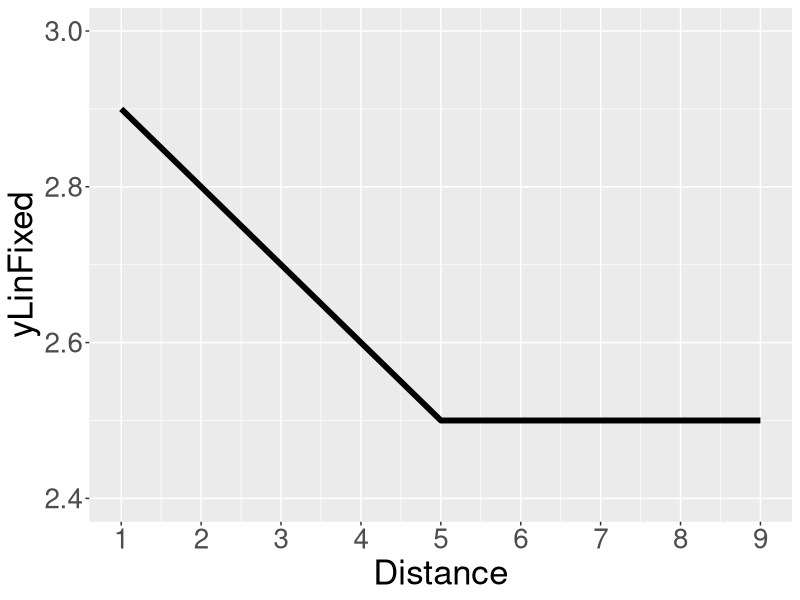
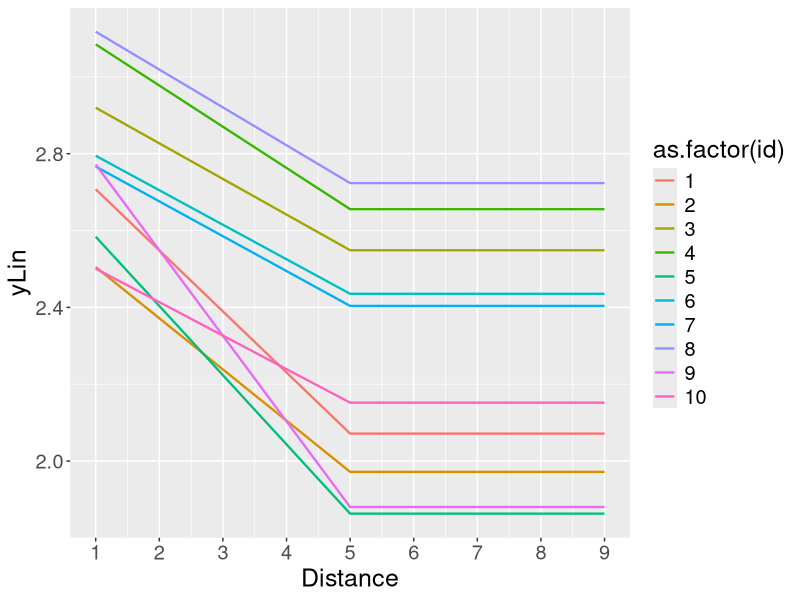
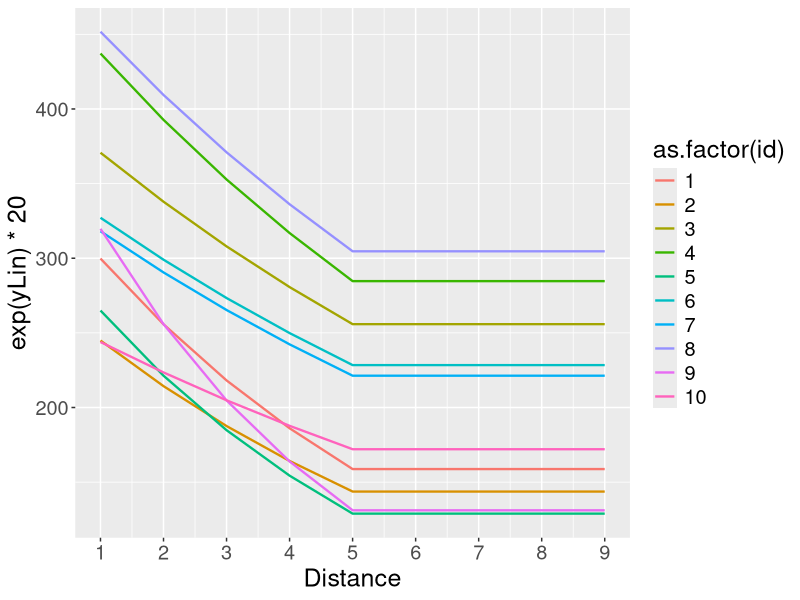
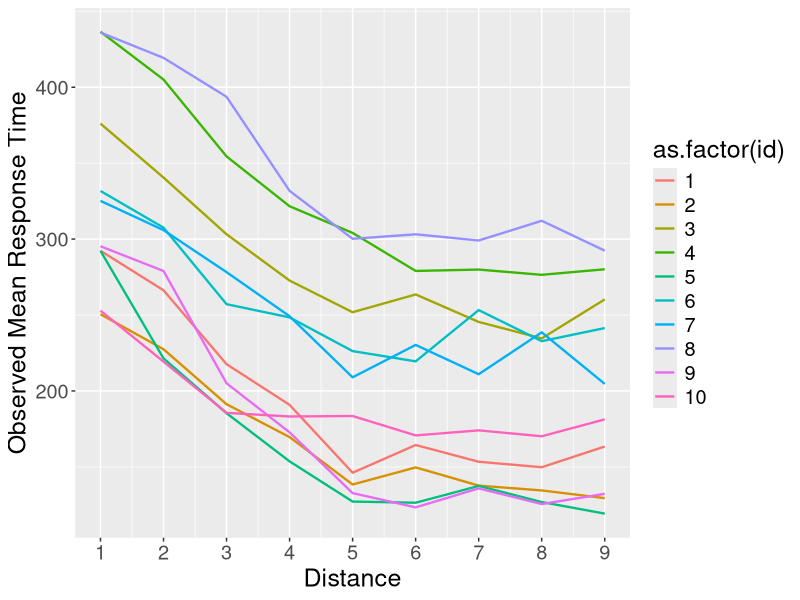
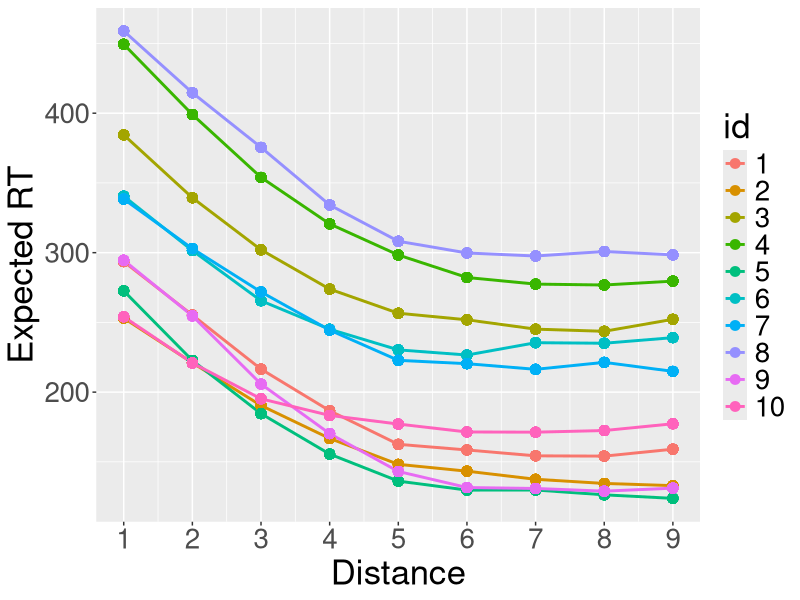
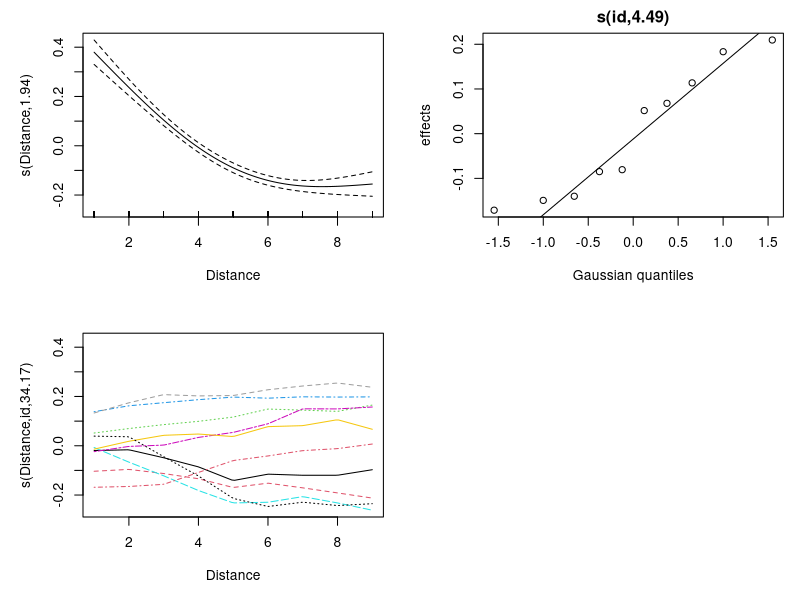

These figures' R source, in order:
## ---- chunk 1
rm(list=ls())
library(ggplot2)
library(glmmTMB)
library(mgcv)
set.seed(1000)
## ---- chunk 2
ndistances = 9 # numero di livelli del fattore Distanza
k = 40 # numero di trial per ciascun livello del fattore Distanza
N = 10 # numero di partecipanti
## ---- chunk 3
beta0 = 3 # intercetta (valore di y quando Distance = 0)
beta1 = -0.10 # slope (decremento della y per incremento unitario di Distance)
stop = 5 # dove la retta smette di scendere
## ---- chunk 4
Distance = rep(1:ndistances, each=k, times=N)

yLinFixed = beta0 + beta1 * pmin(Distance, stop)
## ---- chunk 5
#| code-fold: true
ggplot(data=data.frame())+
  geom_line(aes(x=Distance,y=yLinFixed),size=2)+  
  scale_x_continuous(breaks=1:ndistances)+
  scale_y_continuous(limits=c(min(yLinFixed)-0.1,max(yLinFixed+0.1)))+
  theme(text=element_text(size=25))
## ---- chunk 6
id = rep(1:N,each=ndistances*k) # genero il vettore degli "id"

tauInt = 0.3 # SD dell'intercetta random
tauSlo = 0.06 # SD della slope random

rInt = rep(rnorm(N,0,tauInt), each=ndistances*k) # genero le intercette random
rSlo = rep(rnorm(N,0,tauSlo), each=ndistances*k) # genero le slope random
## ---- chunk 7
yLin = beta0 + beta1 * pmin(Distance, stop) + rInt + rSlo * pmin(Distance, stop)
## ---- chunk 8
#| code-fold: true
ggplot(data=data.frame(),aes(x=Distance,y=yLin,color=as.factor(id)))+
  geom_line(size=0.8)+
  scale_x_continuous(breaks=1:ndistances)+
  theme(text=element_text(size=18))
## ---- chunk 9
#| code-fold: true
ggplot(data=data.frame(),aes(x=Distance,y=exp(yLin)*20,color=as.factor(id)))+
  geom_line(size=0.8)+
  scale_x_continuous(breaks=1:ndistances)+
  theme(text=element_text(size=18))
## ---- chunk 10
rt = rgamma(N*k*ndistances, shape = exp(yLin), scale = 20)
## ---- chunk 11
#| code-fold: true
dx = aggregate(rt,by=list(id=id,Distance=Distance),FUN=mean)
ggplot(data=dx,aes(x=Distance,y=x,color=as.factor(id)))+
  geom_line(size=0.8)+
  scale_x_continuous(breaks=1:ndistances)+
  theme(text=element_text(size=18))+
  labs(y="Observed Mean Response Time")
## ---- chunk 12
df = data.frame(id=as.factor(id), Distance, rt)
head(df)
## ---- chunk 13
fit = gam(rt ~ s(Distance, k = 3) +
               s(id, bs = "re") + 
               s(Distance, id, bs = "fs", m = 1), 
    family = Gamma(link = "log") , 
    data = df)
## ---- chunk 14
#| code-fold: true
ypred = predict(fit)
ggplot(data.frame(),aes(x=df$Distance,y=exp(ypred),group=as.factor(df$id),color=as.factor(df$id)))+
  geom_line(size=1)+
  geom_point(size=3)+
  scale_x_continuous(breaks=1:ndistances)+
  theme(text=element_text(size=25))+
  labs(x="Distance",y="Expected RT",color="id")
## ---- chunk 15
summary(fit)
## ---- chunk 16
summary(fit)$s.table
## ---- chunk 17
plot(fit,pages=1)
